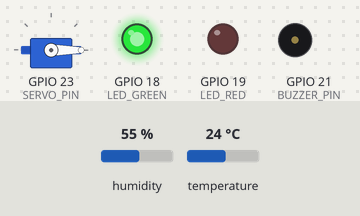
A sketch run on a simulated ESP32. On the bench: servo, output pins drawn as LEDs (lit = HIGH), buzzer (waves = sounding, pin HIGH). The inputs (shaded band) are chosen by the test bench; at power-on: temperature 24 °C, humidity 55 %. WiFi joins after 1.5 s; servers stay silent unless stated; random numbers use the default seed unless the sketch sets one; no MQTT or app messages arrive unless stated.

Above: at 2.7 s.
2.8 s: temperature set to 29.3 °C
5.5 s: temperature set to 30.4 °C
At 6.4 s:
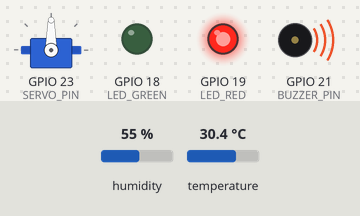
8.2 s: temperature set to 12 °C
At 9.9 s:
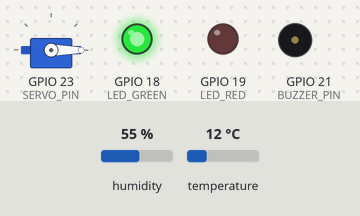
11.0 s: temperature set to 33 °C
At 12.8 s:
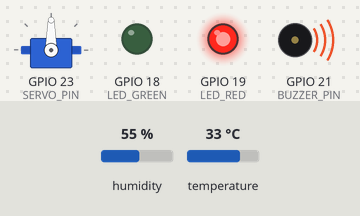
Timing chart, 0 to 14.3 s (numbered marks = the images above; inputs shaded):
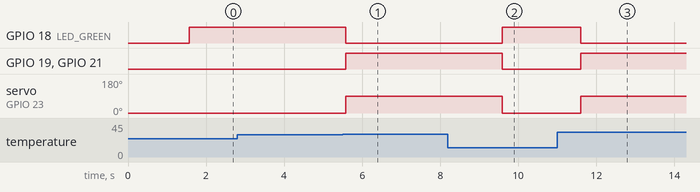

Measured:
- the behaviour switches between 29.9 and 30 °C on temperature (found by bisection; images 0 and 1)
- after the input at 2.8 s, every drawn part: stays the same
- after the input at 5.5 s, GPIO 18 (LED_GREEN): HIGH → LOW after 0.08 s; GPIO 19 (LED_RED), GPIO 21 (BUZZER_PIN): LOW → HIGH after 0.08 s; servo on GPIO 23 (SERVO_PIN): 0° → 90° after 0.08 s
- after the input at 8.2 s, GPIO 18 (LED_GREEN): LOW → HIGH after 1.4 s; GPIO 19 (LED_RED), GPIO 21 (BUZZER_PIN): HIGH → LOW after 1.4 s; servo on GPIO 23 (SERVO_PIN): 90° → 0° after 1.4 s
- after the input at 11.0 s, GPIO 18 (LED_GREEN): HIGH → LOW after 0.60 s; GPIO 19 (LED_RED), GPIO 21 (BUZZER_PIN): LOW → HIGH after 0.60 s; servo on GPIO 23 (SERVO_PIN): 0° → 90° after 0.60 s

The sketch:

main.ino
```cpp
#include <WiFi.h>
#include <PubSubClient.h>
#include <ESP32Servo.h>
#include "DHT.h"

#define DHTPIN 4
#define DHTTYPE DHT22
#define LED_GREEN 18
#define LED_RED 19
#define SERVO_PIN 23
#define BUZZER_PIN 21

const char* ssid = "Wokwi-GUEST";
const char* password = "";
const char* mqtt_server = "broker.hivemq.com";

WiFiClient espClient;
PubSubClient client(espClient);
DHT dht(DHTPIN, DHTTYPE);
Servo fanServo;

void setup_wifi() {
  delay(10);
  WiFi.begin(ssid, password);
  while (WiFi.status() != WL_CONNECTED) {
    delay(500);
  }
}

void reconnect() {
  while (!client.connected()) {
    String clientId = "ESP32_SIC8_Client_";
    clientId += String(random(0xffff), HEX);
    if (client.connect(clientId.c_str())) {
    } else {
      delay(5000);
    }
  }
}

void setup() {
  Serial.begin(115200);
  dht.begin();
  pinMode(LED_GREEN, OUTPUT);
  pinMode(LED_RED, OUTPUT);
  pinMode(BUZZER_PIN, OUTPUT);

  fanServo.attach(SERVO_PIN);
  fanServo.write(0);

  setup_wifi();
  client.setServer(mqtt_server, 1883);
}

void loop() {
  if (!client.connected()) {
    reconnect();
  }
  client.loop();

  float humidity = dht.readHumidity();
  float temperature = dht.readTemperature();

  if (isnan(humidity) || isnan(temperature)) {
    delay(2000);
    return;
  }

  String statusKipas = "";
  String statusAlarm = "";

  if (temperature < 30.0) {
    digitalWrite(LED_GREEN, HIGH);
    digitalWrite(LED_RED, LOW);
    digitalWrite(BUZZER_PIN, LOW);
    fanServo.write(0);
    statusKipas = "OFF";
    statusAlarm = "OFF";
  } else {
    digitalWrite(LED_GREEN, LOW);
    digitalWrite(LED_RED, HIGH);
    digitalWrite(BUZZER_PIN, HIGH);
    fanServo.write(90);
    statusKipas = "ON";
    statusAlarm = "ON";
  }

  String payload = "{\"temp\":" + String(temperature) +
                   ",\"humi\":" + String(humidity) +
                   ",\"fan\":\"" + statusKipas + "\"" +
                   ",\"alarm\":\"" + statusAlarm + "\"}";

  client.publish("sic8/iot/temperature_monitoring", payload.c_str());
  delay(2000);
}
```
